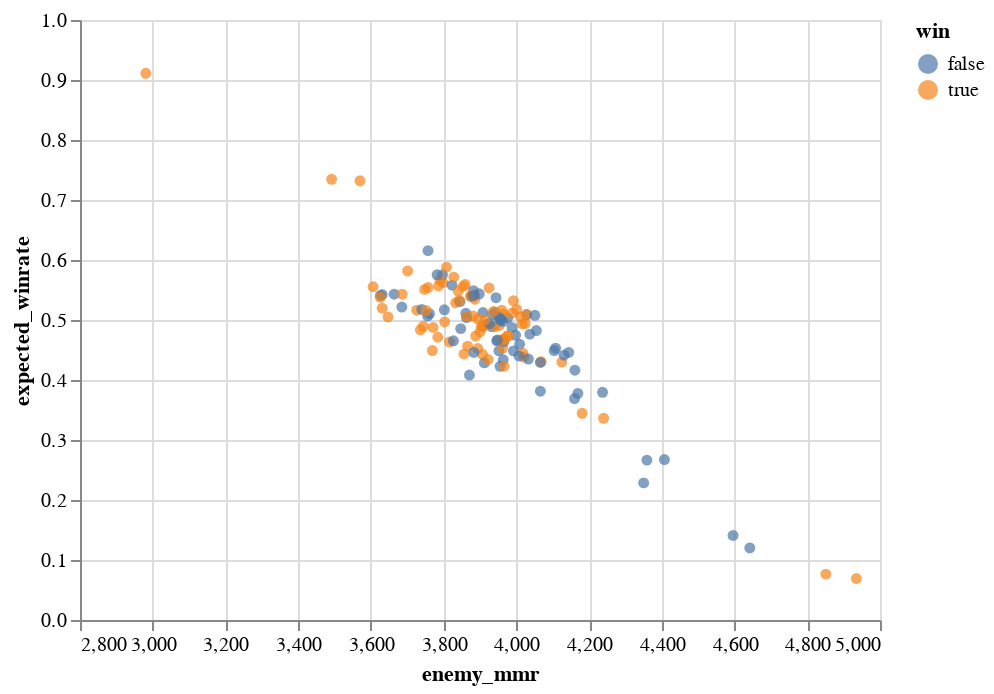

Notebook cell for this chart:
### Markdown cell above
We can now take a look at whether our `expected_winrate` metric makes sense:

### Code cell
altair.Chart(data2019).mark_circle().encode(
    x=altair.X('enemy_mmr', scale=altair.Scale(zero=False)),
    y=altair.Y('expected_winrate'),
    color='win',
).interactive()

### Figure 1 — Vega-Lite specification as saved in the notebook (floating-point values rounded to 4 significant figures; data arrays with more than 128 entries replaced by an {"elided": "..."} marker saying what was removed)
{"config": {"view": {"continuousWidth": 400, "continuousHeight": 300}}, "data": {"name": "data-7464f7b13068e315102d31f4862b1a3f"}, "mark": "circle", "encoding": {"color": {"type": "nominal", "field": "win"}, "x": {"type": "quantitative", "field": "enemy_mmr", "scale": {"zero": false}}, "y": {"type": "quantitative", "field": "expected_winrate"}}, "selection": {"selector004": {"type": "interval", "bind": "scales", "encodings": ["x", "y"]}}, "$schema": "https://vega.github.io/schema/vega-lite/v4.8.1.json", "datasets": {"data-7464f7b13068e315102d31f4862b1a3f": {"elided": "142 records"}}}
